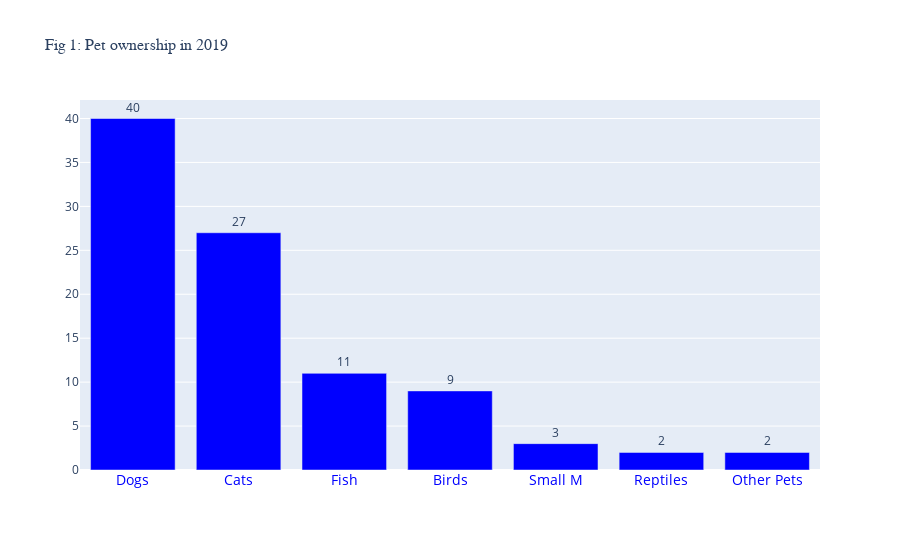

The cell this chart's notebook holds for it:
### Code cell
df = pd.read_csv("pet_ownership.csv")

fig1 = px.bar(
    df,
    x='animal',
    y='pets2019',
    text='pets2019',
    labels={'animal': '', 'pets2019': ''},
    title='Fig 1: Pet ownership in 2019'
)

fig1.update_traces(textposition='outside', marker_color='blue')

fig1.update_layout(
    xaxis_tickfont=dict(color='blue', size=14),
    title_font=dict(size=16, family="Arial"),
    height=550,
)

### Figure 1 — Plotly figure (JSON) as saved in the notebook; plotly's stock layout.template omitted (floating-point values rounded to 4 significant figures)
{"data": [{"hovertemplate": "=%{text}<extra></extra>", "legendgroup": "", "marker": {"color": "blue", "pattern": {"shape": ""}}, "name": "", "orientation": "v", "showlegend": false, "text": [40.0, 27.0, 11.0, 9.0, 3.0, 2.0, 2.0], "textposition": "outside", "type": "bar", "x": ["Dogs", "Cats", "Fish", "Birds", "Small M", "Reptiles", "Other Pets"], "xaxis": "x", "y": [40, 27, 11, 9, 3, 2, 2], "yaxis": "y"}], "layout": {"barmode": "relative", "height": 550, "legend": {"tracegroupgap": 0}, "title": {"font": {"family": "Arial", "size": 16}, "text": "Fig 1: Pet ownership in 2019"}, "xaxis": {"anchor": "y", "domain": [0, 1], "tickfont": {"color": "blue", "size": 14}, "title": {"text": ""}}, "yaxis": {"anchor": "x", "domain": [0, 1], "title": {"text": ""}}}}
